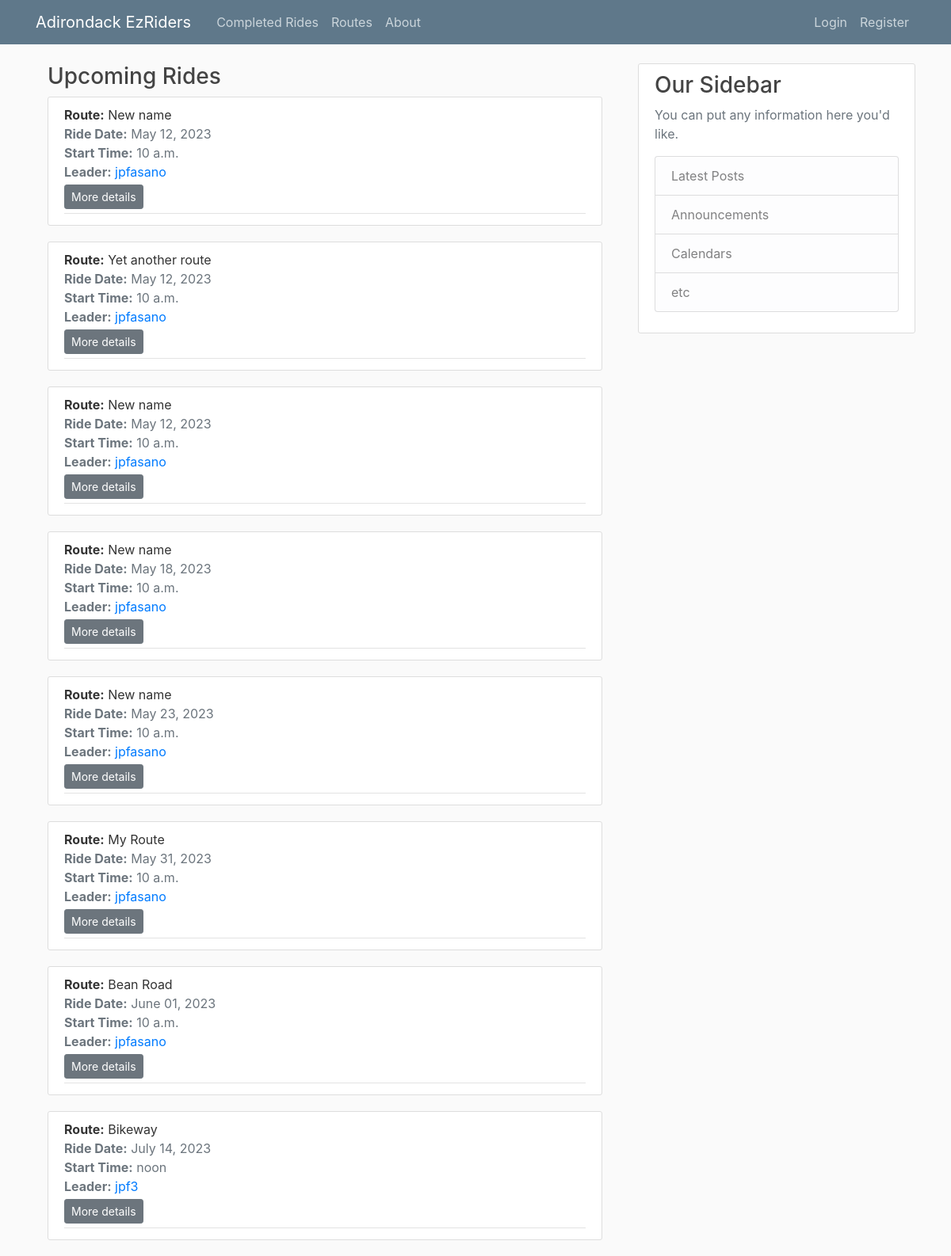
Before: / with the older database file.
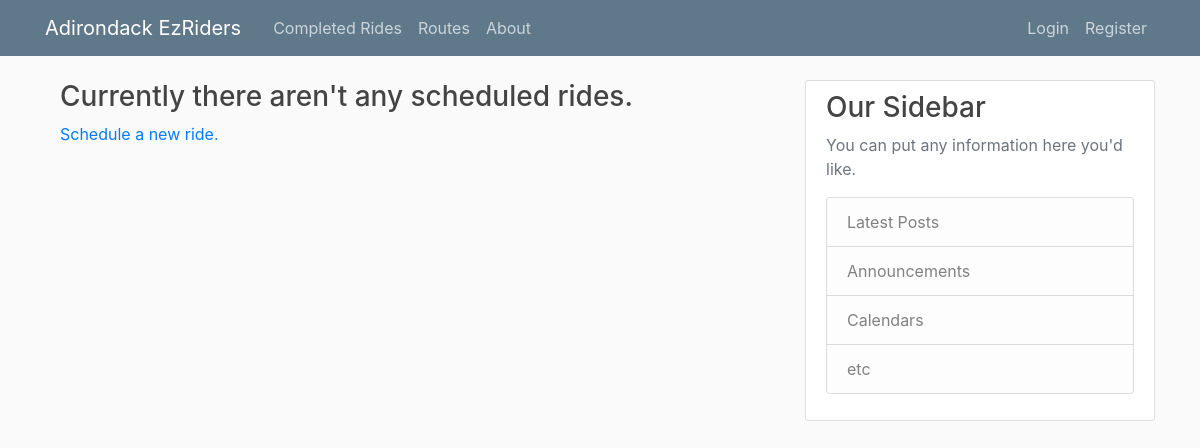
After: the same page with the newer database file.
### rides/models.py (models this page shows, shortened)
class Ride(models.Model):
    leader = models.ForeignKey(User, blank=False, null=True, on_delete=models.SET_NULL)
    route = models.ForeignKey(Route, blank=False, null=True, on_delete=models.SET_NULL)
    additional_details = RichTextField(blank=True, null=True)
    ride_date = models.DateField()
    start_time = models.TimeField()
    participants = models.ManyToManyField(User, related_name='ride_participants')
    class Meta:
        ordering = ['-ride_date']

### routes/models.py (models this page shows, shortened)
class Route(models.Model):
    route_name = models.CharField(max_length=100)
    description = RichTextField(blank=True, null=True)
    date_posted = models.DateTimeField(default=timezone.now)
    distance = models.PositiveSmallIntegerField()
    start_location = RichTextField(blank=True, null=True)
    author = models.ForeignKey(User, blank=True, null=True, on_delete=models.SET_NULL)

### rides/views.py (the view)
# urls.py: path('', ScheduledRides.as_view(), name='home'),
class ScheduledRides(ListView):
    model = Ride
    template_name = 'rides/home.html'  # <app>/<model>_<viewtype>.html
    context_object_name = 'rides'
    ordering = ['ride_date']  # Newest to oldest
    def get_queryset(self):
        today = date.today()
        queryset = super().get_queryset()
        queryset = queryset.filter(ride_date__gte=today)
        return queryset
    def get_context_data(self, *, object_list=None, **kwargs):
        context = super().get_context_data(**kwargs)
        context['filter'] = RideFilter(self.request.GET, queryset=self.get_queryset() )
        return context

### rides/templates/rides/home.html
{% extends "base.html" %}
{% load crispy_forms_filters %}
{% block content %}
    <div class="container">
        {%  if object_list %}
            <h3>Upcoming Rides</h3>
            {% for object in object_list %}
                {% include "rides/inc_ride_article.html" %}
            {% endfor %}
        {% else %}
            <h3>Currently there aren't any scheduled rides.</h3>
            <p>
                <a href="{% url 'ride-create' %}">Schedule a new ride.</a>
            </p>
        {% endif %}
    </div>
{% endblock content %}

### rides/templates/rides/inc_ride_article.html
<article class="media content-section">
    <div class="media-body">
        <div class="article-metadata">
            <div class="mr-2"><strong>Route:</strong> {{ object.route.route_name }}</div>
            <div class="text-muted"><strong>Ride Date:</strong> {{ object.ride_date|date:"F d, Y" }}</div>
            <div class="text-muted"><strong>Start Time:</strong> {{ object.start_time }}</div>
            <div class="text-muted">
                <strong>Leader:</strong> <a
                    href="{% url 'user-rides' object.leader.username %}"> {{ object.leader.username }}</a>
            </div>
            <div>
                <a class="btn  btn-secondary btn-sm mt-1 mb-1" href="{% url 'ride-detail' object.id %}">More
                    details</a>
            </div>
        </div>
    </div>
</article>

Changed rows visible on the page:
removed Ride: route.route_name "New name", ride_date "May 12, 2023", start_time "10 a.m.", leader.username "jpfasano"
removed Ride: route.route_name "Yet another route", ride_date "May 12, 2023", start_time "10 a.m.", leader.username "jpfasano"
removed Ride: route.route_name "New name", ride_date "May 12, 2023", start_time "10 a.m.", leader.username "jpfasano"
removed Ride: route.route_name "New name", ride_date "May 18, 2023", start_time "10 a.m.", leader.username "jpfasano"
removed Ride: route.route_name "New name", ride_date "May 23, 2023", start_time "10 a.m.", leader.username "jpfasano"
removed Ride: route.route_name "My Route", ride_date "May 31, 2023", start_time "10 a.m.", leader.username "jpfasano"
removed Ride: route.route_name "Bean Road", ride_date "June 01, 2023", start_time "10 a.m.", leader.username "jpfasano"
removed Ride: route.route_name "Bikeway", ride_date "July 14, 2023", start_time "noon", leader.username "jpf3"
Other visible differences:
text no longer shown: "Upcoming Rides"
text now shown: "Currently there aren't any scheduled rides. Schedule a new ride."
